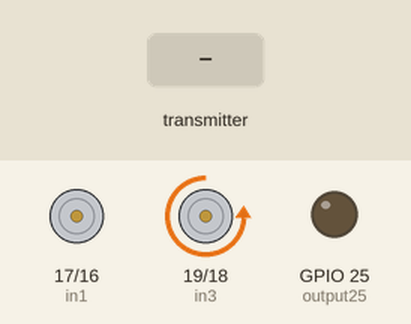
Simulated run of this program. Board: ESP32. Parts: motor-driver pin pairs drawn as motors (green arrow = first pin HIGH = forward, orange = second pin HIGH = backward, longer = more drive, scaled by the enable pin), output pins drawn as LEDs (lit = HIGH). Inputs (shaded band) come from the test bench. What the program prints to the serial monitor is not drawn.

Above: at 1.2 s.
1.3 s: the transmitter starts sending xz = 4095
At 2.0 s:
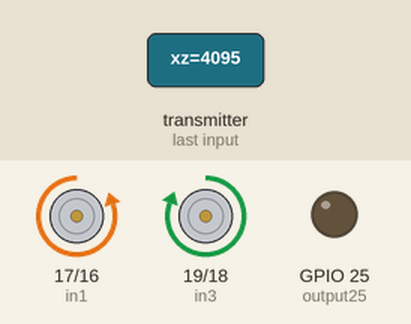
Timing chart, 0 to 2.7 s (numbered marks = the images above; inputs shaded):
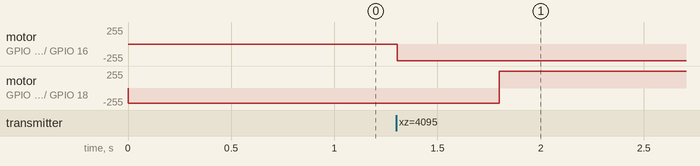

The program:

main.cpp
```cpp
#include <WiFi.h>
#include <esp_now.h>
//
int control_single();
void move(int, int, int);

//
// Structure example to receive data
// Must match the sender structure
typedef struct struct_message
{
  int xz;
  int yz;
  int zz; // 接受到的坐标轴数据
} struct_message;
// Create a struct_message called myData
struct_message myData;

const int in1 = 17;
const int in2 = 16;
const int in3 = 19;
const int in4 = 18;
const int l_en = 22;
const int r_en = 23;
const int output25 = 25; //  舵机信号
const int output26 = 26;
const int output27 = 27;
const int freq = 5000; // 频率
const int ledChannel = 0;
const int resolution = 8;

void l_front(int amount) // 左向前（下同）
{
  digitalWrite(in1, LOW);
  digitalWrite(in2, HIGH);
  if (amount > 2100)
    ledcWrite(0,
              100 + (int)((amount - 2100) / 1996.0 * 155)); // 规整数值至0-255
  else
    ledcWrite(0, 100 + (int)(1700 - amount) / 1700.0 * 155);
}

void l_back(int amount)
{
  digitalWrite(in2, LOW);
  digitalWrite(in1, HIGH);
  if (amount > 2100)
    ledcWrite(0, 100 + (int)((amount - 2100) / 1996.0 * 155));
  else
    ledcWrite(0, 100 + (int)(1700 - amount) / 1700.0 * 155);
}

void r_front(int amount)
{
  digitalWrite(in4, LOW);
  digitalWrite(in3, HIGH);
  if (amount > 2100)
    ledcWrite(1, 100 + (int)((amount - 2100) / 1996.0 * 155));
  else
    ledcWrite(1, 100 + (int)(1700 - amount) / 1700.0 * 155);
}

void r_back(int amount)
{
  digitalWrite(in3, LOW);
  digitalWrite(in4, HIGH);
  if (amount > 2100)
    ledcWrite(1, 100 + (int)((amount - 2100) / 1996.0 * 155));
  else
    ledcWrite(1, 100 + (int)(1700 - amount) / 1700.0 * 155);
}

void stop_lr()
{
  digitalWrite(in1, LOW);
  digitalWrite(in2, LOW);
  digitalWrite(in3, LOW);
  digitalWrite(in4, LOW);
}
void setdoor(int single)
{
  // 上下状态 抬起为0,放下为1
  static unsigned char status;
  // 不动
  if (single == 0)
    return;
  if (status)
  {
    // 设定占空比
    ledcWrite(2, 128); // 测试
    status = 0;
    return;
  }
  ledcWrite(2, 64);
  status = 1;
}
// callback function that will be executed when data is received
void OnDataRecv(const uint8_t *mac, const uint8_t *incomingData, int len)
{
  memcpy(&myData, incomingData, sizeof(myData));
  Serial.print("Bytes received: ");
  Serial.println(len);
  Serial.print("x: ");
  Serial.println(myData.xz);
  Serial.print("y: ");
  Serial.println(myData.yz);
  Serial.print("z: ");
  Serial.println(myData.zz);
  Serial.println();
}

void setup()
{
  // Initialize Serial Monitor
  Serial.begin(115200);

  // Set device as a Wi-Fi Station
  WiFi.mode(WIFI_STA);

  // Init ESP-NOW
  if (esp_now_init() != ESP_OK)
  {
    Serial.println("Error initializing ESP-NOW");
    return;
  }
  Serial.println(WiFi.macAddress());

  // Once ESPNow is successfully Init, we will register for recv CB to
  // get recv packer info
  esp_now_register_recv_cb(OnDataRecv);
  pinMode(in1, OUTPUT);
  pinMode(in2, OUTPUT);
  pinMode(in3, OUTPUT);
  pinMode(in4, OUTPUT);
  pinMode(l_en, OUTPUT);
  pinMode(r_en, OUTPUT);
  ledcSetup(0, freq, resolution);
  ledcAttachPin(l_en, 0);
  ledcSetup(1, freq, resolution);
  ledcAttachPin(r_en, 1);
  // 舵机信号
  ledcSetup(2, 50, resolution); // 50Hz,信道2
  ledcAttachPin(output25, 2);
}
// 绝对值
int abs(int num)
{
  if (num > 0)
    return num;
  return -num;
}

/*
-1 代表停止
0 代表速度由y轴控制
1 代表速度由x轴控制
*/
int control_single()
{
  if (myData.xz <= 2100 && myData.xz >= 1600 && myData.yz <= 2100 &&
      myData.yz >= 1600)
    return -1;
  if (abs(myData.xz - 1800) > abs(myData.yz - 1800))
    return 1;
  return 0;
}
void control(int cont, int x, int y)
{
  // 停止信号
  if (cont == -1)
  {
    Serial.println("stop");
    move(1800, 1800, cont);
    return;
  }
  if (cont == 1)
  {
    // x轴控制默认前进
    Serial.println("x move");
    move(x, y, cont);
    return;
  }
  Serial.println("y move");
  move(y, x, cont);
  return;
}
void move(int pwm, int dev, int single)
{
  if (single == -1)
  {
    ledcWrite(0, 100);
    ledcWrite(1, 100);
  }
  if (single == 1)
  {
    // x轴控制
    if (pwm > 2100)
    {
      digitalWrite(in1, LOW);
      digitalWrite(in2, HIGH);
      digitalWrite(in4, LOW);
      digitalWrite(in3, HIGH);
      ledcWrite(0, 100 + (int)((pwm - 2100) / 1996.0 * 155));
      ledcWrite(1, 100);
      // y轴正
      if (dev > 2100)
      {
        ledcWrite(1, (int)(100 + (dev - 2100) / 1996.0 * 155));
      }
      else if (dev < 1600)
      {
        ledcWrite(1, (int)(100 - (1700 - dev) / 1996.0 * 155));
      }
      // ledcWrite(1, (int)(100 + (dev - 2100) / 1996 * 155));
    }
    else if (pwm < 1600)
    {
      digitalWrite(in1, LOW);
      digitalWrite(in2, HIGH);
      digitalWrite(in4, LOW);
      digitalWrite(in3, HIGH);
      ledcWrite(1, 100 + (int)((1600 - pwm) / 1996.0 * 155));
      ledcWrite(0, 100);
      // y 正
      if (dev > 2100)
      {
        ledcWrite(0, (int)(100 + (dev - 2100) / 1996.0 * 155));
      }
      else if (dev < 1600)
      {
        ledcWrite(0, (int)(100 - (1600 - dev) / 1996.0 * 155));
      }
    }
    return;
  }
  // y 轴控制

  if (pwm > 2100)
  {
    //
    digitalWrite(in1, LOW);
    digitalWrite(in2, HIGH);
    digitalWrite(in4, LOW);
    digitalWrite(in3, HIGH);
    ledcWrite(0, 100 + (int)((pwm - 2100) / 1996.0 * 155));
    ledcWrite(1, 100 + (int)((pwm - 2100) / 1996.0 * 155));
    // x轴正
    if (dev > 2100)
    {
      // 右轮减速，小车右偏
      ledcWrite(1, (int)(100 + (pwm - 2100 + dev - 2100) / 1996.0 * 155));
    }
    else if (dev < 1600)
    {
      // 左轮减速
      ledcWrite(0, (int)(100 + (pwm - 2100 + 1600 - dev) / 1996.0 * 155));
    }
    // ledcWrite(1, (int)(100 + (dev - 2100) / 1996 * 155));
  }
  else if (pwm < 1700)
  {
    digitalWrite(in1, HIGH);
    digitalWrite(in2, LOW);
    digitalWrite(in4, HIGH);
    digitalWrite(in3, LOW);
    ledcWrite(1, 100 + (int)((1700 - pwm) / 1996.0 * 155));
    ledcWrite(0, 100 + (int)((1700 - pwm) / 1996.0 * 155));
    // x 正
    if (dev > 2100)
    {
      // 邮轮减速
      ledcWrite(1, (int)(100 + (1700 - pwm + dev - 2100) / 1996.0 * 155));
    }
    else if (dev < 1700)
    {
      ledcWrite(0, (int)(100 + (1700 - pwm + 1700 - dev) / 1996.0 * 155));
    }
  }
  return;
}
void loop()
{
  control(control_single(), myData.xz, myData.yz);

  // Serial.print(WiFi.macAddress());
  // if (myData.xz > 2100) // 大于就是摇杆往前推了
  // {
  //   l_front(myData.xz);
  //   r_front(myData.xz);

  //   // Serial.println("front");
  // }
  // if (myData.xz < 1700)
  // {
  //   l_back(myData.xz);
  //   r_back(myData.xz);
  //   // Serial.println("back");
  // }
  // if (myData.yz > 2100)
  // {
  //   l_front(myData.yz);
  //   r_back(myData.yz);
  //   // Serial.println("left");
  // }
  // if (myData.yz < 1700) // 小于就是摇杆转了，要往左走
  // {
  //   r_front(myData.yz);
  //   l_back(myData.yz);
  //   // Serial.println("right");
  // }
  // if (myData.xz <= 2100 && myData.xz >= 1700 && myData.yz <= 2100 &&
  //     myData.yz >= 1700)
  // {
  //   stop_lr();
  //   // Serial.println("stop");
  // }
}
```
